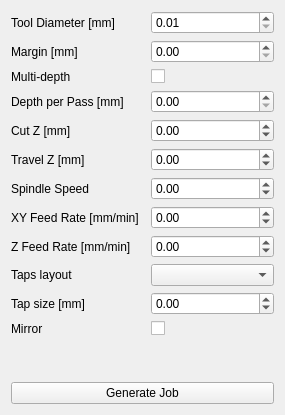
                  <widget class="QWidget" name="profile_page">
                   <layout class="QGridLayout" name="gridLayout_4">
                    <item row="3" column="1">
                     <widget class="QLabel" name="profile_depth_pass_la">
                      <property name="text">
                       <string>Depth per Pass [mm]</string>
                      </property>
                     </widget>
                    </item>
                    <item row="9" column="3">
                     <widget class="QDoubleSpinBox" name="profile_xy_feed_rate_dsb">
                      <property name="decimals">
                       <number>2</number>
                      </property>
                      <property name="minimum">
                       <double>-9999.000000000000000</double>
                      </property>
                      <property name="maximum">
                       <double>9999.000000000000000</double>
                      </property>
                     </widget>
                    </item>
                    <item row="5" column="3">
                     <widget class="QDoubleSpinBox" name="profile_cut_z_dsb">
                      <property name="decimals">
                       <number>2</number>
                      </property>
                      <property name="minimum">
                       <double>-9999.000000000000000</double>
                      </property>
                      <property name="maximum">
                       <double>9999.000000000000000</double>
                      </property>
                     </widget>
                    </item>
                    <item row="1" column="3">
                     <widget class="QDoubleSpinBox" name="profile_margin_dsb">
                      <property name="decimals">
                       <number>2</number>
                      </property>
                      <property name="minimum">
                       <double>0.000000000000000</double>
                      </property>
                      <property name="maximum">
                       <double>9999.000000000000000</double>
                      </property>
                     </widget>
                    </item>
                    <item row="3" column="3">
                     <widget class="QDoubleSpinBox" name="profile_depth_pass_dsb">
                      <property name="decimals">
                       <number>2</number>
                      </property>
                      <property name="minimum">
                       <double>0.000000000000000</double>
                      </property>
                      <property name="maximum">
                       <double>9999.000000000000000</double>
                      </property>
                     </widget>
                    </item>
                    <item row="11" column="1">
                     <widget class="QLabel" name="profile_taps_layout_la">
                      <property name="text">
                       <string>Taps layout</string>
                      </property>
                     </widget>
                    </item>
                    <item row="1" column="1">
                     <widget class="QLabel" name="profile_margin_la">
                      <property name="text">
                       <string>Margin [mm]</string>
                      </property>
                     </widget>
                    </item>
                    <item row="12" column="3">
                     <widget class="QDoubleSpinBox" name="profile_tap_size_dsb">
                      <property name="decimals">
                       <number>2</number>
                      </property>
                      <property name="minimum">
                       <double>-9999.000000000000000</double>
                      </property>
                      <property name="maximum">
                       <double>9999.000000000000000</double>
                      </property>
                     </widget>
                    </item>
                    <item row="5" column="1">
                     <widget class="QLabel" name="profile_cut_z_la">
                      <property name="text">
                       <string>Cut Z [mm]</string>
                      </property>
                     </widget>
                    </item>
                    <item row="9" column="1">
                     <widget class="QLabel" name="profile_xy_feed_rate_la">
                      <property name="text">
                       <string>XY Feed Rate [mm/min]</string>
                      </property>
                     </widget>
                    </item>
                    <item row="10" column="3">
                     <widget class="QDoubleSpinBox" name="profile_z_feed_rate_dsb">
                      <property name="decimals">
                       <number>2</number>
                      </property>
                      <property name="minimum">
                       <double>-9999.000000000000000</double>
                      </property>
                      <property name="maximum">
                       <double>9999.000000000000000</double>
                      </property>
                     </widget>
                    </item>
                    <item row="16" column="1" colspan="3">
                     <widget class="QPushButton" name="profile_generate_job_pb">
                      <property name="text">
                       <string>Generate Job</string>
                      </property>
                     </widget>
                    </item>
                    <item row="0" column="1">
                     <widget class="QLabel" name="profile_tool_diameter_la">
                      <property name="text">
                       <string>Tool Diameter [mm]</string>
                      </property>
                     </widget>
                    </item>
                    <item row="2" column="3" alignment="Qt::AlignHCenter">
                     <widget class="QCheckBox" name="profile_multi_depth_chb">
                      <property name="sizePolicy">
                       <sizepolicy hsizetype="Expanding" vsizetype="Fixed">
                        <horstretch>0</horstretch>
                        <verstretch>0</verstretch>
                       </sizepolicy>
                      </property>
                      <property name="minimumSize">
                       <size>
                        <width>123</width>
                        <height>0</height>
                       </size>
                      </property>
                      <property name="text">
                       <string/>
                      </property>
                     </widget>
                    </item>
                    <item row="10" column="1">
                     <widget class="QLabel" name="profile_z_feed_rate_la">
                      <property name="text">
                       <string>Z Feed Rate [mm/min]</string>
                      </property>
                     </widget>
                    </item>
                    <item row="0" column="3">
                     <widget class="QDoubleSpinBox" name="profile_tool_diameter_dsb">
                      <property name="minimum">
                       <double>0.010000000000000</double>
                      </property>
                     </widget>
                    </item>
                    <item row="12" column="1">
                     <widget class="QLabel" name="profile_tap_size_la">
                      <property name="text">
                       <string>Tap size [mm]</string>
                      </property>
                     </widget>
                    </item>
                    <item row="15" column="1" colspan="3">
                     <spacer name="profile_vertical_spacer">
                      <property name="orientation">
                       <enum>Qt::Vertical</enum>
                      </property>
                      <property name="sizeHint" stdset="0">
                       <size>
                        <width>20</width>
                        <height>40</height>
                       </size>
                      </property>
                     </spacer>
                    </item>
                    <item row="6" column="1">
                     <widget class="QLabel" name="profile_travel_z_la">
                      <property name="text">
                       <string>Travel Z [mm]</string>
                      </property>
                     </widget>
                    </item>
                    <item row="6" column="3">
                     <widget class="QDoubleSpinBox" name="profile_travel_z_dsb">
                      <property name="decimals">
                       <number>2</number>
                      </property>
                      <property name="minimum">
                       <double>-9999.000000000000000</double>
                      </property>
                      <property name="maximum">
                       <double>9999.000000000000000</double>
                      </property>
                     </widget>
                    </item>
                    <item row="11" column="3">
                     <widget class="QComboBox" name="profile_taps_layout_cb"/>
                    </item>
                    <item row="2" column="1">
                     <widget class="QLabel" name="profile_multi_depth_la">
                      <property name="text">
                       <string>Multi-depth</string>
                      </property>
                     </widget>
                    </item>
                    <item row="7" column="1">
                     <widget class="QLabel" name="profile_spindle_speed_la">
                      <property name="text">
                       <string>Spindle Speed</string>
                      </property>
                     </widget>
                    </item>
                    <item row="7" column="3">
                     <widget class="QDoubleSpinBox" name="profile_spindle_speed_dsb">
                      <property name="decimals">
                       <number>2</number>
                      </property>
                      <property name="minimum">
                       <double>-9999.000000000000000</double>
                      </property>
                      <property name="maximum">
                       <double>9999.000000000000000</double>
                      </property>
                     </widget>
                    </item>
                    <item row="13" column="1">
                     <widget class="QLabel" name="profile_mirror_la">
                      <property name="text">
                       <string>Mirror</string>
                      </property>
                     </widget>
                    </item>
                    <item row="13" column="3">
                     <widget class="QCheckBox" name="profile_mirror_chb">
                      <property name="sizePolicy">
                       <sizepolicy hsizetype="Expanding" vsizetype="Fixed">
                        <horstretch>0</horstretch>
                        <verstretch>0</verstretch>
                       </sizepolicy>
                      </property>
                      <property name="minimumSize">
                       <size>
                        <width>123</width>
                        <height>0</height>
                       </size>
                      </property>
                      <property name="text">
                       <string/>
                      </property>
                     </widget>
                    </item>
                   </layout>
                  </widget>
